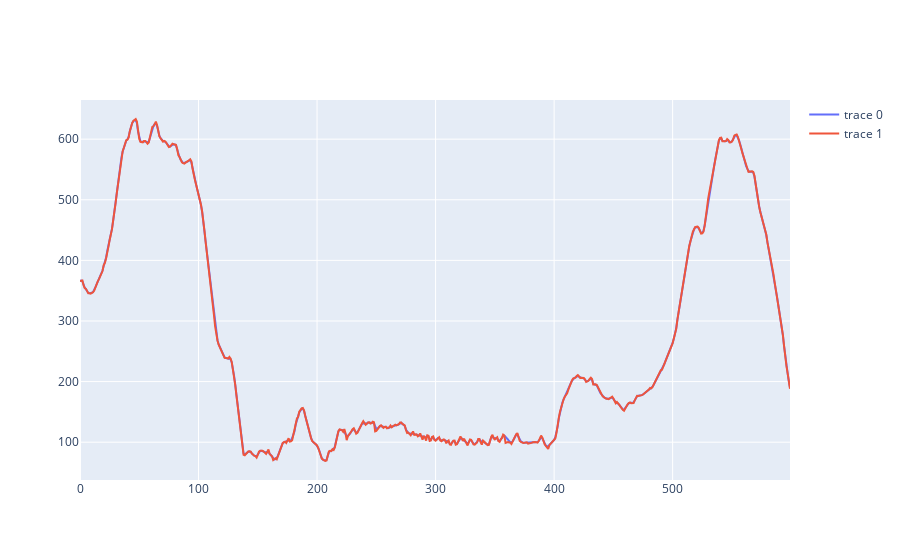

Notebook code cell kept with this figure:
### Code cell
import plotly.graph_objects as go

fig = go.Figure()

fig.add_trace(go.Scatter(x=df.index, y=df[scorer]['nose']['x']))
fig.add_trace(go.Scatter(x=df_raw.index, y=df_raw[scorer]['nose']['x']))

### Figure 1 — Plotly figure (JSON) as saved in the notebook; plotly's stock layout.template omitted (floating-point values rounded to 4 significant figures; data arrays with more than 128 entries replaced by an {"elided": "..."} marker saying what was removed)
{"data": [{"type": "scatter", "x": {"elided": "600 int values"}, "y": {"elided": "600 float values"}}, {"type": "scatter", "x": {"elided": "600 int values"}, "y": {"elided": "600 float values"}}], "layout": {}}
